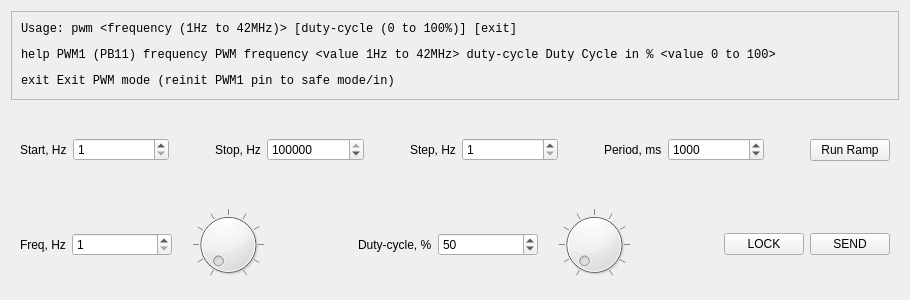
<?xml version="1.0" encoding="UTF-8"?>
<ui version="4.0">
 <class>PWM</class>
 <widget class="QWidget" name="PWM">
  <property name="geometry">
   <rect>
    <x>0</x>
    <y>0</y>
    <width>910</width>
    <height>300</height>
   </rect>
  </property>
  <property name="windowTitle">
   <string>Form</string>
  </property>
  <layout class="QVBoxLayout" name="verticalLayout">
   <item>
    <widget class="QScrollArea" name="help_lay">
     <property name="sizePolicy">
      <sizepolicy hsizetype="Expanding" vsizetype="Preferred">
       <horstretch>0</horstretch>
       <verstretch>0</verstretch>
      </sizepolicy>
     </property>
     <property name="minimumSize">
      <size>
       <width>0</width>
       <height>50</height>
      </size>
     </property>
     <property name="maximumSize">
      <size>
       <width>16777215</width>
       <height>16777215</height>
      </size>
     </property>
     <property name="baseSize">
      <size>
       <width>0</width>
       <height>0</height>
      </size>
     </property>
     <property name="widgetResizable">
      <bool>true</bool>
     </property>
     <widget class="QWidget" name="help_layContents">
      <property name="geometry">
       <rect>
        <x>0</x>
        <y>0</y>
        <width>892</width>
        <height>89</height>
       </rect>
      </property>
      <layout class="QVBoxLayout" name="verticalLayout_6">
       <item>
        <widget class="QLabel" name="Help">
         <property name="font">
          <font>
           <family>Monospace</family>
           <pointsize>9</pointsize>
           <italic>false</italic>
          </font>
         </property>
         <property name="text">
          <string>&lt;html&gt;&lt;head/&gt;&lt;body&gt;&lt;p&gt;&lt;span style=&quot; font-family:'Hack';&quot;&gt;Usage: pwm &amp;lt;frequency (1Hz to 42MHz)&amp;gt; [duty-cycle (0 to 100%)] [exit]&lt;/span&gt;&lt;/p&gt;&lt;p&gt;&lt;span style=&quot; font-family:'Hack';&quot;&gt;help PWM1 (PB11) frequency PWM frequency &amp;lt;value 1Hz to 42MHz&amp;gt; duty-cycle Duty Cycle in % &amp;lt;value 0 to 100&amp;gt;&lt;/span&gt;&lt;/p&gt;&lt;p&gt;&lt;span style=&quot; font-family:'Hack';&quot;&gt;exit Exit PWM mode (reinit PWM1 pin to safe mode/in)&lt;/span&gt;&lt;/p&gt;&lt;/body&gt;&lt;/html&gt;</string>
         </property>
        </widget>
       </item>
      </layout>
     </widget>
    </widget>
   </item>
   <item>
    <widget class="QFrame" name="framp">
     <layout class="QHBoxLayout" name="PWM_Ramp_lay">
      <item>
       <widget class="QLabel" name="label_4">
        <property name="text">
         <string>Start, Hz</string>
        </property>
       </widget>
      </item>
      <item>
       <widget class="QSpinBox" name="sPWM_startF">
        <property name="sizePolicy">
         <sizepolicy hsizetype="Minimum" vsizetype="Fixed">
          <horstretch>20</horstretch>
          <verstretch>0</verstretch>
         </sizepolicy>
        </property>
        <property name="maximumSize">
         <size>
          <width>100</width>
          <height>16777215</height>
         </size>
        </property>
        <property name="minimum">
         <number>1</number>
        </property>
        <property name="maximum">
         <number>1000000</number>
        </property>
       </widget>
      </item>
      <item>
       <spacer name="horizontalSpacer_4">
        <property name="orientation">
         <enum>Qt::Horizontal</enum>
        </property>
        <property name="sizeHint" stdset="0">
         <size>
          <width>40</width>
          <height>20</height>
         </size>
        </property>
       </spacer>
      </item>
      <item>
       <widget class="QLabel" name="label_5">
        <property name="text">
         <string>Stop, Hz</string>
        </property>
       </widget>
      </item>
      <item>
       <widget class="QSpinBox" name="sPWM_stopF">
        <property name="sizePolicy">
         <sizepolicy hsizetype="Minimum" vsizetype="Fixed">
          <horstretch>20</horstretch>
          <verstretch>0</verstretch>
         </sizepolicy>
        </property>
        <property name="maximumSize">
         <size>
          <width>100</width>
          <height>16777215</height>
         </size>
        </property>
        <property name="minimum">
         <number>1</number>
        </property>
        <property name="maximum">
         <number>1000000</number>
        </property>
        <property name="value">
         <number>100000</number>
        </property>
       </widget>
      </item>
      <item>
       <spacer name="horizontalSpacer_5">
        <property name="orientation">
         <enum>Qt::Horizontal</enum>
        </property>
        <property name="sizeHint" stdset="0">
         <size>
          <width>40</width>
          <height>20</height>
         </size>
        </property>
       </spacer>
      </item>
      <item>
       <widget class="QLabel" name="label_8">
        <property name="text">
         <string>Step, Hz</string>
        </property>
       </widget>
      </item>
      <item>
       <widget class="QSpinBox" name="sPWM_FStep">
        <property name="sizePolicy">
         <sizepolicy hsizetype="Minimum" vsizetype="Fixed">
          <horstretch>20</horstretch>
          <verstretch>0</verstretch>
         </sizepolicy>
        </property>
        <property name="maximumSize">
         <size>
          <width>100</width>
          <height>16777215</height>
         </size>
        </property>
        <property name="minimum">
         <number>1</number>
        </property>
        <property name="maximum">
         <number>10000</number>
        </property>
       </widget>
      </item>
      <item>
       <spacer name="horizontalSpacer_9">
        <property name="orientation">
         <enum>Qt::Horizontal</enum>
        </property>
        <property name="sizeType">
         <enum>QSizePolicy::Expanding</enum>
        </property>
        <property name="sizeHint" stdset="0">
         <size>
          <width>40</width>
          <height>20</height>
         </size>
        </property>
       </spacer>
      </item>
      <item>
       <widget class="QLabel" name="label_7">
        <property name="text">
         <string>Period, ms</string>
        </property>
       </widget>
      </item>
      <item>
       <widget class="QSpinBox" name="sPWM_TRamp">
        <property name="sizePolicy">
         <sizepolicy hsizetype="Minimum" vsizetype="Fixed">
          <horstretch>20</horstretch>
          <verstretch>0</verstretch>
         </sizepolicy>
        </property>
        <property name="maximumSize">
         <size>
          <width>100</width>
          <height>16777215</height>
         </size>
        </property>
        <property name="minimum">
         <number>100</number>
        </property>
        <property name="maximum">
         <number>10000</number>
        </property>
        <property name="value">
         <number>1000</number>
        </property>
       </widget>
      </item>
      <item>
       <spacer name="horizontalSpacer_2">
        <property name="orientation">
         <enum>Qt::Horizontal</enum>
        </property>
        <property name="sizeType">
         <enum>QSizePolicy::Expanding</enum>
        </property>
        <property name="sizeHint" stdset="0">
         <size>
          <width>40</width>
          <height>20</height>
         </size>
        </property>
       </spacer>
      </item>
      <item>
       <widget class="QPushButton" name="bPWM_Ramp">
        <property name="text">
         <string>Run Ramp</string>
        </property>
        <property name="checkable">
         <bool>true</bool>
        </property>
        <property name="autoRepeat">
         <bool>false</bool>
        </property>
        <property name="autoRepeatDelay">
         <number>1000</number>
        </property>
        <property name="autoRepeatInterval">
         <number>1000</number>
        </property>
       </widget>
      </item>
     </layout>
    </widget>
   </item>
   <item>
    <widget class="QFrame" name="fsingle">
     <layout class="QHBoxLayout" name="PWM_FixLay">
      <item>
       <widget class="QLabel" name="label_2">
        <property name="text">
         <string>Freq, Hz</string>
        </property>
       </widget>
      </item>
      <item>
       <widget class="QSpinBox" name="sFreq">
        <property name="sizePolicy">
         <sizepolicy hsizetype="Minimum" vsizetype="Fixed">
          <horstretch>20</horstretch>
          <verstretch>0</verstretch>
         </sizepolicy>
        </property>
        <property name="maximumSize">
         <size>
          <width>100</width>
          <height>16777215</height>
         </size>
        </property>
        <property name="minimum">
         <number>1</number>
        </property>
        <property name="maximum">
         <number>1000000</number>
        </property>
       </widget>
      </item>
      <item>
       <widget class="QDial" name="dial_Freq">
        <property name="minimum">
         <number>1</number>
        </property>
        <property name="maximum">
         <number>1000000</number>
        </property>
        <property name="wrapping">
         <bool>false</bool>
        </property>
        <property name="notchTarget">
         <double>100.000000000000000</double>
        </property>
        <property name="notchesVisible">
         <bool>true</bool>
        </property>
       </widget>
      </item>
      <item>
       <spacer name="horizontalSpacer_3">
        <property name="orientation">
         <enum>Qt::Horizontal</enum>
        </property>
        <property name="sizeHint" stdset="0">
         <size>
          <width>40</width>
          <height>20</height>
         </size>
        </property>
       </spacer>
      </item>
      <item>
       <widget class="QLabel" name="label_3">
        <property name="text">
         <string>Duty-cycle, %</string>
        </property>
       </widget>
      </item>
      <item>
       <widget class="QSpinBox" name="sDirty">
        <property name="sizePolicy">
         <sizepolicy hsizetype="Minimum" vsizetype="Fixed">
          <horstretch>20</horstretch>
          <verstretch>0</verstretch>
         </sizepolicy>
        </property>
        <property name="maximumSize">
         <size>
          <width>100</width>
          <height>16777215</height>
         </size>
        </property>
        <property name="maximum">
         <number>100</number>
        </property>
        <property name="value">
         <number>50</number>
        </property>
       </widget>
      </item>
      <item>
       <widget class="QDial" name="dial_Duty">
        <property name="maximum">
         <number>100</number>
        </property>
        <property name="notchTarget">
         <double>10.000000000000000</double>
        </property>
        <property name="notchesVisible">
         <bool>true</bool>
        </property>
       </widget>
      </item>
      <item>
       <spacer name="horizontalSpacer">
        <property name="orientation">
         <enum>Qt::Horizontal</enum>
        </property>
        <property name="sizeHint" stdset="0">
         <size>
          <width>40</width>
          <height>20</height>
         </size>
        </property>
       </spacer>
      </item>
      <item>
       <widget class="QPushButton" name="bdialSend">
        <property name="text">
         <string>LOCK</string>
        </property>
        <property name="checkable">
         <bool>true</bool>
        </property>
       </widget>
      </item>
      <item>
       <widget class="QPushButton" name="bPWM_Send">
        <property name="text">
         <string>SEND</string>
        </property>
       </widget>
      </item>
     </layout>
    </widget>
   </item>
  </layout>
 </widget>
 <resources/>
 <connections>
  <connection>
   <sender>sFreq</sender>
   <signal>valueChanged(int)</signal>
   <receiver>PWM</receiver>
   <slot>guiChange(int)</slot>
   <hints>
    <hint type="sourcelabel">
     <x>120</x>
     <y>246</y>
    </hint>
    <hint type="destinationlabel">
     <x>454</x>
     <y>149</y>
    </hint>
   </hints>
  </connection>
  <connection>
   <sender>sDirty</sender>
   <signal>valueChanged(int)</signal>
   <receiver>PWM</receiver>
   <slot>guiChange(int)</slot>
   <hints>
    <hint type="sourcelabel">
     <x>492</x>
     <y>246</y>
    </hint>
    <hint type="destinationlabel">
     <x>454</x>
     <y>149</y>
    </hint>
   </hints>
  </connection>
  <connection>
   <sender>dial_Freq</sender>
   <signal>valueChanged(int)</signal>
   <receiver>sFreq</receiver>
   <slot>setValue(int)</slot>
   <hints>
    <hint type="sourcelabel">
     <x>225</x>
     <y>246</y>
    </hint>
    <hint type="destinationlabel">
     <x>120</x>
     <y>246</y>
    </hint>
   </hints>
  </connection>
  <connection>
   <sender>dial_Duty</sender>
   <signal>valueChanged(int)</signal>
   <receiver>sDirty</receiver>
   <slot>setValue(int)</slot>
   <hints>
    <hint type="sourcelabel">
     <x>597</x>
     <y>246</y>
    </hint>
    <hint type="destinationlabel">
     <x>492</x>
     <y>246</y>
    </hint>
   </hints>
  </connection>
  <connection>
   <sender>bPWM_Send</sender>
   <signal>clicked()</signal>
   <receiver>PWM</receiver>
   <slot>guiSend()</slot>
   <hints>
    <hint type="sourcelabel">
     <x>853</x>
     <y>246</y>
    </hint>
    <hint type="destinationlabel">
     <x>454</x>
     <y>149</y>
    </hint>
   </hints>
  </connection>
  <connection>
   <sender>bPWM_Ramp</sender>
   <signal>clicked(bool)</signal>
   <receiver>PWM</receiver>
   <slot>guiRamp(bool)</slot>
   <hints>
    <hint type="sourcelabel">
     <x>853</x>
     <y>149</y>
    </hint>
    <hint type="destinationlabel">
     <x>454</x>
     <y>149</y>
    </hint>
   </hints>
  </connection>
  <connection>
   <sender>bdialSend</sender>
   <signal>clicked(bool)</signal>
   <receiver>PWM</receiver>
   <slot>guiDial(bool)</slot>
   <hints>
    <hint type="sourcelabel">
     <x>768</x>
     <y>246</y>
    </hint>
    <hint type="destinationlabel">
     <x>454</x>
     <y>149</y>
    </hint>
   </hints>
  </connection>
  <connection>
   <sender>sPWM_TRamp</sender>
   <signal>valueChanged(int)</signal>
   <receiver>PWM</receiver>
   <slot>guiChange(int)</slot>
   <hints>
    <hint type="sourcelabel">
     <x>718</x>
     <y>149</y>
    </hint>
    <hint type="destinationlabel">
     <x>454</x>
     <y>149</y>
    </hint>
   </hints>
  </connection>
 </connections>
 <slots>
  <slot>guiChange(int)</slot>
  <slot>guiRamp(bool)</slot>
  <slot>guiDial(bool)</slot>
  <slot>guiSend()</slot>
 </slots>
</ui>
